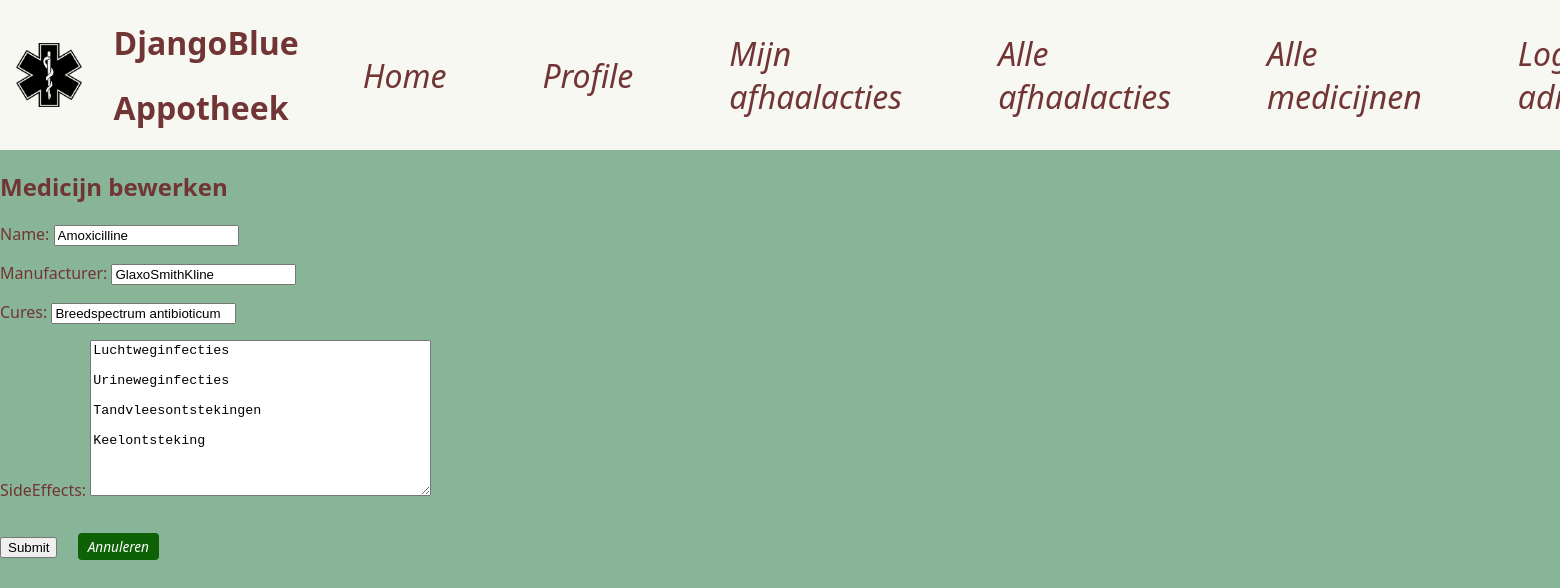
Screenshot of /beheer/medicines/4/edit/ (signed in) with the database file from the repository.
### base/models.py (models this page shows, shortened)
class Medicine(models.Model):
    name = models.CharField(max_length=100)
    manufacturer = models.CharField(max_length=100)
    cures = models.CharField(max_length=100)
    sideEffects = models.TextField()

### base/views.py (the view)
# urls.py: path('beheer/medicines/<int:pk>/edit/', views.edit_medicine, name='edit_medicine'),
@staff_member_required
def edit_medicine(request, pk):
    medicine = Medicine.objects.get(pk=pk)
    if request.method == "POST":
        form = MedicineForm(request.POST, instance=medicine)
        if form.is_valid():
            form.save()
            messages.success(request, "Medicijn aangepast.")
            return redirect('medicine_list')
    else:
        form = MedicineForm(instance=medicine)
    return render(request, "base/edit_medicine.html", {"form": form, "medicine": medicine})

### base/forms.py
class MedicineForm(forms.ModelForm):
    class Meta:
        model = Medicine
        fields = ('name', 'manufacturer', 'cures', 'sideEffects')

### base/templates/base/edit_medicine.html (shortened to what this page needs)
{% extends "base/base.html" %}
{% block content %}
  <h2>Medicijn bewerken</h2>
  <form method="POST">
    {{ form.as_p }}
    <input type="submit" value="Submit">
    <a href="{% url 'medicine_list' %}" class = "medicinepickup">Annuleren</a>
  </form>
{% endblock content %}

### base/templates/base/menu.html
{% load static %}
<div class="nav-container">
    <img src="{% static "base/img/appotheek.png" %}" alt="Logo">
    <div class="title">
        <h1>DjangoBlue</h1>
        <h1>Appotheek</h1>
    </div>
    {% if user.is_authenticated %}
        <a href="{% url 'index'%}" class = "nav-item">Home</a>
        <a href="{% url 'profile' %}" class="nav-item">Profile</a>
        <a href="{% url 'user_collections' %}" class="nav-item">Mijn afhaalacties</a>
        {% if user.is_staff %}
            <a href="{% url 'admin_collection_list' %}" class="nav-item">Alle afhaalacties</a>
            <a href="{% url 'medicine_list' %}" class="nav-item">Alle medicijnen</a>
        {% endif %}
        <a href="{% url 'logout_user' %}"> Logout {{ user.username }}</a>
    {% else %}
        <a href="{% url 'login' %}" class="nav-item">Login</a>
        <a href="{% url 'register' %}" class="nav-item">Sign up</a>
    {% endif %}
</div>

### base/static/base/css/styles.css (style rules this page uses)
body { background-color: #88b498; }

### base/static/base/css/menu.css (style rules this page uses)
body { margin: 0; font-family: 'Segoe UI', 'Roboto', 'Helvetica Neue', sans-serif; color: #723535; }
.nav-container { background-color: #f8f8f2; display: flex; align-items: center; gap: 2rem; padding-left: 1rem; }
img { height: 4rem; }
a { color: #723535; font-style: oblique; text-decoration: none; font-size: 2rem; justify-content: center; align-items: center; gap: 2rem; padding: 1rem; margin: 1rem; }

### base/static/base/css/mainpage.css (style rules this page uses)
.medicinepickup { background: #0c6204; color: white; padding: 4px 10px; font-size: 0.85rem; border-radius: 4px; font-weight: 500; text-decoration: none; transition: background-color 0.3s ease; display: inline-block; }

### rows the page displays
Medicine: name "Amoxicilline", manufacturer "GlaxoSmithKline", cures "Breedspectrum antibioticum", sideEffects "Luchtweginfecties Urineweginfecties Tandvleesontstekingen Keelontsteking"
